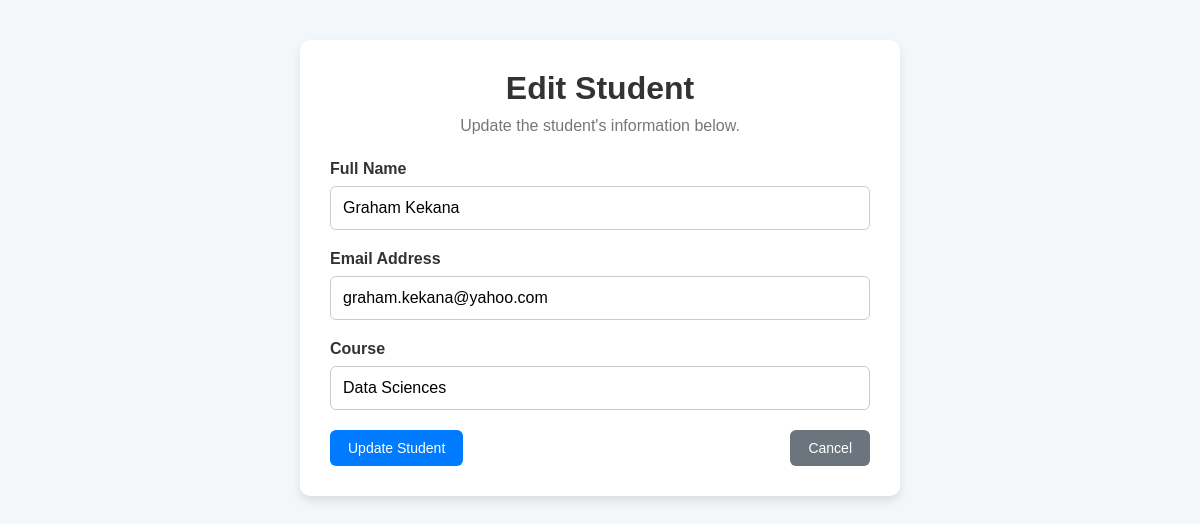
The page /edit/3 on the database its author committed.
### tables this page shows
CREATE TABLE students(
            id INTEGER PRIMARY KEY AUTOINCREMENT,
            name TEXT NOT NULL,
            email TEXT NOT NULL,
            course TEXT NOT NULL
        );

### app.py (the view, shortened to what this page needs)
@app.route("/edit/<int:id>", methods=["GET", "POST"])
def edit(id):
    conn = get_db_connection()
    student = conn.execute(
        "SELECT * FROM students WHERE id=?",
        (id,)
    ).fetchone()
    if student is None:
        conn.close()
        flash("Student not found.", "error")
        return redirect("/")
    conn.close()
    return render_template("edit.html", student=student)

### app.py (called while the page is built)
def get_db_connection():
    conn = sqlite3.connect(DATABASE)
    conn.row_factory = sqlite3.Row
    return conn

### Templates/edit.html (shortened to what this page needs)
<!DOCTYPE html>
<html lang="en">
<head>
    <link rel="stylesheet" href="{{ url_for('static', filename='style.css') }}">
</head>
<body>
<div class="container">
    <div class="form-container">
        <h1>Edit Student</h1>
        <p>Update the student's information below.</p>
        <form action="/edit/{{ student[0] }}" method="POST">
            <div class="form-group">
                <label for="name">Full Name</label>
                <input
                    type="text"
                    id="name"
                    name="name"
                    value="{{ student[1] }}"
                    required>
            </div>
            <div class="form-group">
                <label for="email">Email Address</label>
                <input
                    type="email"
                    id="email"
                    name="email"
                    value="{{ student[2] }}"
                    required>
            </div>
            <div class="form-group">
                <label for="course">Course</label>
                <input
                    type="text"
                    id="course"
                    name="course"
                    value="{{ student[3] }}"
                    required>
            </div>
            <div class="button-group">
                <button type="submit" class="btn btn-save">
                    Update Student
                </button>
                <a href="/" class="btn btn-cancel">
                    Cancel
                </a>
            </div>
        </form>
    </div>
</div>
</body>
</html>

### static/style.css (style rules this page uses)
* { margin:0; padding:0; box-sizing:border-box; font-family:Arial, Helvetica, sans-serif; }
body { background:#f4f7fa; color:#333; }
.container { width:90%; max-width:1100px; margin:40px auto; }
.btn { display:inline-block; text-decoration:none; padding:10px 18px; border-radius:6px; color:#fff; font-size:14px; transition:0.3s; cursor:pointer; border:none; }
.btn-save { background:#007BFF; }
.btn-cancel { background:#6c757d; }
.form-container { background:#fff; padding:30px; border-radius:10px; box-shadow:0 5px 10px rgba(0,0,0,0.1); width:100%; max-width:600px; margin:auto; }
.form-container h1 { text-align:center; margin-bottom:10px; }
.form-container p { text-align:center; color:#777; margin-bottom:25px; }
.form-group { margin-bottom:20px; }
.form-group label { display:block; margin-bottom:8px; font-weight:bold; }
.form-group input { width:100%; padding:12px; border:1px solid #ccc; border-radius:6px; font-size:16px; }
.button-group { display:flex; justify-content:space-between; gap:10px; margin-top:20px; }

### rows shown on the page
students: name "Graham Kekana", email "graham.kekana@yahoo.com", course "Data Sciences"
